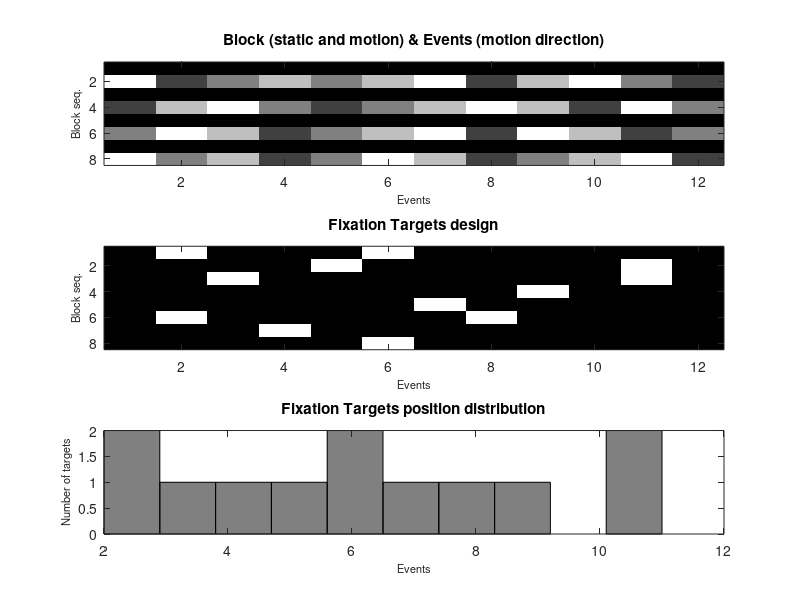
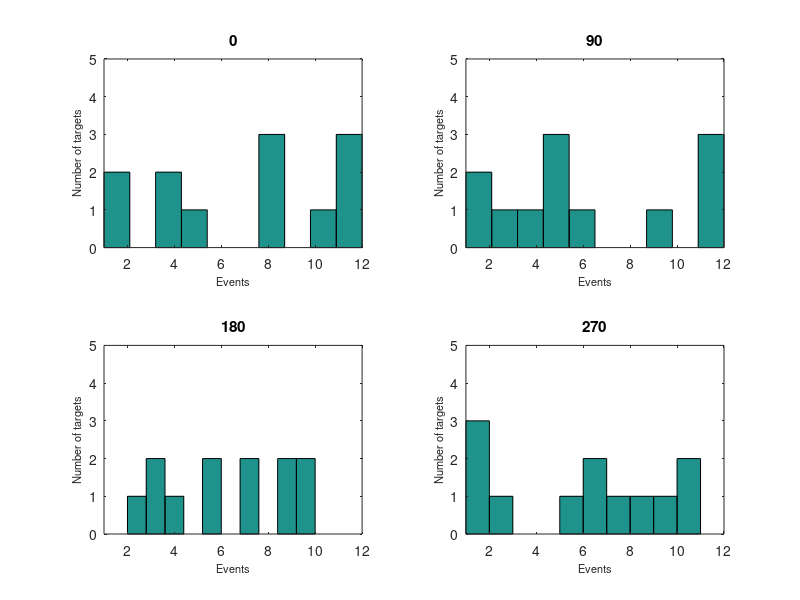

Recreate these plots in MATLAB, in order.
function [cfg] = expDesign(cfg, displayFigs)
    % Creates the sequence of blocks and the events in them
    %
    % The conditions are consecutive static and motion blocks (Gives better results than randomised).
    %
    % EVENTS
    % The numEventsPerBlock should be a multiple of the number of "base"
    % listed in the motionDirections and staticDirections (4 at the moment).
    %
    % Pseudorandomization rules:
    % (1) Directions are all present in random orders in `numEventsPerBlock/nDirections`
    % consecutive chunks. This evenly distribute the directions across the
    % block.
    % (2) No same consecutive direction
    %
    %
    % TARGETS
    %
    % Pseudorandomization rules:
    % (1) If there are 2 targets per block we make sure that they are at least 2
    % events apart.
    % (2) Targets cannot be on the first or last event of a block.
    % (3) Targets can not be present more than 2 times in the same event
    % position across blocks.
    %
    % Input:
    % - cfg: parameters returned by setParameters
    % - displayFigs: a boolean to decide whether to show the basic design
    % matrix of the design
    %
    % Output:
    % - ExpParameters.designBlockNames = cell array (nr_blocks, 1) with the
    % name for each block
    %
    % - cfg.designDirections = array (nr_blocks, numEventsPerBlock)
    % with the direction to present in a given block
    % - 0 90 180 270 indicate the angle
    % - -1 indicates static
    %
    % - cfg.designSpeeds = array (nr_blocks, numEventsPerBlock) * speedEvent;
    %
    % - cfg.designFixationTargets = array (nr_blocks, numEventsPerBlock)
    % showing for each event if it should be accompanied by a target
    %
    
    
    %% Check inputs
    
    % Set to 1 for a visualtion of the trials design order
    if nargin < 2 || isempty(displayFigs)
        displayFigs = 0;
    end
    
    % Set variables here for a dummy test of this function
    if nargin < 1 || isempty(cfg)
        cfg.design.names = {'static'; 'motion'};
        cfg.design.nbRepetitions = 4;
        cfg.design.nbEventsPerBlock = 12;
        cfg.dot.speedPixPerFrame = 4;
        cfg.target.maxNbPerBlock = 2;
        displayFigs = 1;
    end
    
    [NB_BLOCKS, NB_REPETITIONS, NB_EVENTS_PER_BLOCK, MAX_TARGET_PER_BLOCK] = getInput(cfg);
    [~, staticIndex, motionIndex] = assignConditions(cfg);
    
    RANGE_TARGETS = [1 MAX_TARGET_PER_BLOCK];
    targetPerCondition = repmat(RANGE_TARGETS, 1, NB_REPETITIONS/2);
    
    numTargetsForEachBlock = zeros(1, NB_BLOCKS);
    numTargetsForEachBlock(staticIndex) = shuffle(targetPerCondition);
    numTargetsForEachBlock(motionIndex) = shuffle(targetPerCondition);
    
    %% Give the blocks the names with condition and design the task in each event
    while 1
        
        fixationTargets = zeros(NB_BLOCKS, NB_EVENTS_PER_BLOCK);
        
        for iBlock = 1:NB_BLOCKS
            
            % Set target
            % - if there are 2 targets per block we make sure that they are at least
            % 2 events apart
            % - targets cannot be on the first or last event of a block
            % - no more than 2 target in the same event order
            
            chosenTarget = [];
            
            tmpTarget = numTargetsForEachBlock(iBlock);
            
            switch tmpTarget
                
                case 1
                    
                    chosenTarget = randsample(2:NB_EVENTS_PER_BLOCK - 1, tmpTarget, false);
                    
                case 2
                    
                    targetDifference = 0;
                    
                    while any(targetDifference <= 2)
                        chosenTarget = randsample(2:NB_EVENTS_PER_BLOCK - 1, tmpTarget, false);
                        targetDifference = diff(chosenTarget);
                    end
                    
            end
            
            fixationTargets(iBlock, chosenTarget) = 1;
            
        end
        
        % Check rule 3
        if max(sum(fixationTargets)) < 3
            break
        end
        
    end
    
    %% Now we do the easy stuff
    cfg.design.blockNames = assignConditions(cfg);
    
    cfg = setDirections(cfg);
    directions = cfg.design.directions;
    directions = directions';
    
    speeds = ones(NB_BLOCKS, NB_EVENTS_PER_BLOCK) * cfg.dot.speedPixPerFrame;
    cfg.design.speeds = speeds;
    speeds = speeds';
    
    cfg.design.fixationTargets = fixationTargets;
    fixationTargets = fixationTargets';
    
    cfg.design.trialList = [directions(:) speeds(:) fixationTargets(:)];
    
    %% Plot
    diplayDesign(cfg, displayFigs)
    
end

function cfg = setDirections(cfg)
    
    % CONSTANTS
    % Set directions for static and motion condition
    MOTION_DIRECTIONS = [0 90 180 270];
    STATIC_DIRECTIONS = [-1 -1 -1 -1];
    
    [NB_BLOCKS, NB_REPETITIONS, NB_EVENTS_PER_BLOCK] = getInput(cfg);
    
    [~, staticIndex, motionIndex] = assignConditions(cfg);
    
    if mod(NB_EVENTS_PER_BLOCK, length(MOTION_DIRECTIONS)) ~= 0
        error('Number of events/block not a multiple of number of motion/static direction');
    end
    
    % initialize
    directions = zeros(NB_BLOCKS, NB_EVENTS_PER_BLOCK);
    
    % Create a vector for the static condition
    static_directions = repmat( ...
        STATIC_DIRECTIONS, ...
        1, NB_EVENTS_PER_BLOCK / length(STATIC_DIRECTIONS));
    
    for iMotionBlock = 1:NB_REPETITIONS
        
        % Check that we never have twice the same direction
        while 1
            tmp = [ ...
                shuffle(MOTION_DIRECTIONS), ...
                shuffle(MOTION_DIRECTIONS), ...
                shuffle(MOTION_DIRECTIONS)];
            
            if ~any(diff(tmp,[],2)==0)
                break
            end
        end
        
        % Set motion direction and static order
        directions(motionIndex(iMotionBlock), :) = tmp;
        directions(staticIndex(iMotionBlock), :) = static_directions;
        
    end
    
    cfg.design.directions = directions;
    
end

function [nbBlocks, nbRepet, nbEventsBlock, maxTargBlock] = getInput(cfg)
    nbRepet = cfg.design.nbRepetitions;
    nbEventsBlock = cfg.design.nbEventsPerBlock;
    maxTargBlock = cfg.target.maxNbPerBlock;
    nbBlocks = length(cfg.design.names) * nbRepet;
end

function [condition, staticIndex, motionIndex] = assignConditions(cfg)
    
    [~, nbRepet] = getInput(cfg);
    
    condition = repmat(cfg.design.names, nbRepet, 1);
    
    % Get the index of each condition
    staticIndex = find(strcmp(condition, 'static'));
    motionIndex = find(strcmp(condition, 'motion'));
    
end

function shuffled = shuffle(unshuffled)
    % in case PTB is not in the path
    try
        shuffled = Shuffle(unshuffled);
    catch
        shuffled = unshuffled(randperm(length(unshuffled)));
    end
end

function diplayDesign(cfg, displayFigs)
    
    %% Visualize the design matrix
    if displayFigs
        
        close all

        figure(1);
        
        % Shows blocks (static and motion) and events (motion direction) order
        directions = cfg.design.directions;
        directions(directions == -1) = -90;
        
        subplot(3, 1, 1);
        imagesc(directions);
        
        labelAxesBlock();
        
        caxis([-90 - 37, 270 + 37]);
        myColorMap = lines(5);
        colormap(myColorMap);
        
        title('Block (static and motion) & Events (motion direction)');
        
        % Shows the fixation targets design in each event (1 or 0)
        fixationTargets = cfg.design.fixationTargets;
        
        subplot(3, 1, 2);
        imagesc(fixationTargets);
        labelAxesBlock();
        title('Fixation Targets design');
        colormap(gray);
        
        % Shows the fixation targets position distribution in the block across
        % the experimet
        [~, itargetPosition] = find(fixationTargets == 1);
        
        subplot(3, 1, 3);
        hist(itargetPosition);
        labelAxesFreq();
        title('Fixation Targets position distribution');
        
        
        figure(2);
        
        MOTION_DIRECTIONS = [0 90 180 270];
        
        for iMotion = 1:length(MOTION_DIRECTIONS)
            
            [~, position] = find(directions == MOTION_DIRECTIONS(iMotion));
            
            subplot(2, 2, iMotion);
            hist(position);
            scaleAxes();
            labelAxesFreq();
            title(num2str(MOTION_DIRECTIONS(iMotion)));
            
        end
                

    end
    
end

function labelAxesBlock()
    % an old viking saying because they really cared about their axes
    ylabel('Block seq.', 'Fontsize', 8);
    xlabel('Events', 'Fontsize', 8);
end

function labelAxesFreq()
    % an old viking saying because they really cared about their axes
    ylabel('Number of targets', 'Fontsize', 8);
    xlabel('Events', 'Fontsize', 8);
end

function scaleAxes()
    xlim([1 12]);
    ylim([0 5]);
end
